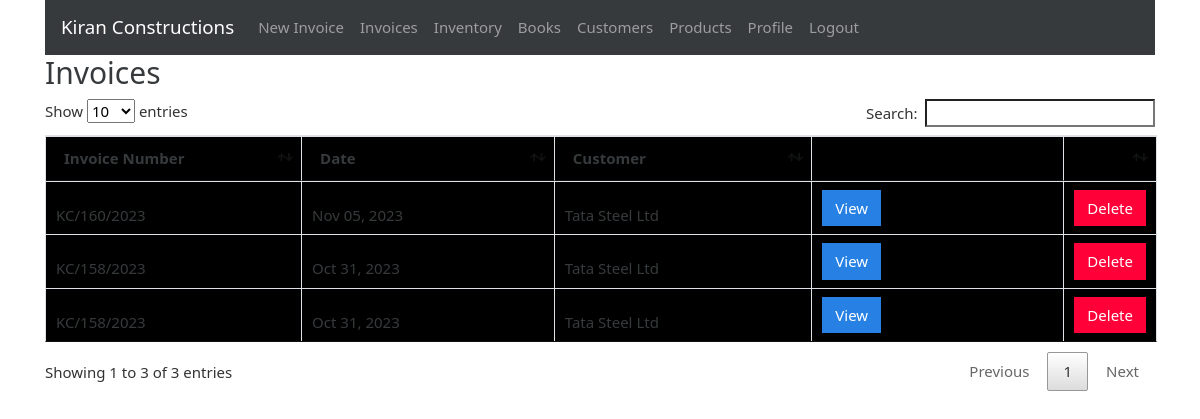
Before: /invoices (signed in) with the older database file.
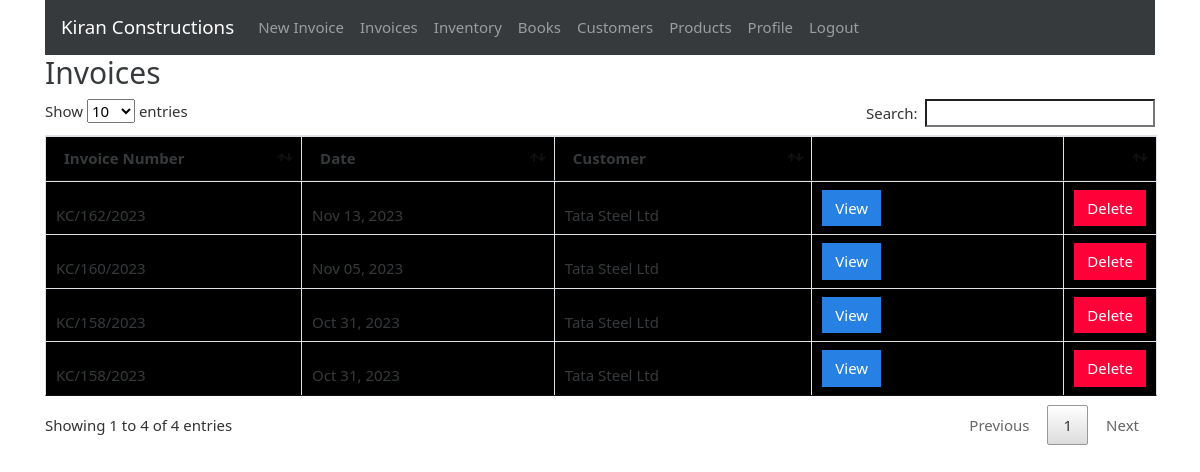
After: the same page with the newer database file.
### gstbillingapp/models.py (models this page shows, shortened)
class Invoice(models.Model):
    user = models.ForeignKey(User, null=True, blank=True, on_delete=models.SET_NULL)
    invoice_number = models.CharField(max_length=200, blank=True, null=True)
    invoice_date = models.DateField()
    invoice_customer = models.ForeignKey(
        'Customer',
        on_delete=models.SET_NULL,
        null=True
    )
    invoice_json = models.TextField()
    inventory_reflected = models.BooleanField(default=True)
    books_reflected = models.BooleanField(default=True)

class Customer(models.Model):
    user = models.ForeignKey(User, null=True, blank=True, on_delete=models.SET_NULL)
    customer_name = models.CharField(max_length=200)
    customer_address = models.TextField(max_length=600, blank=True, null=True)
    customer_phone = models.CharField(max_length=14, blank=True, null=True)
    customer_gst = models.CharField(max_length=15, blank=True, null=True)
    def __str__(self):
        return self.customer_name

### gstbillingapp/views.py (the view)
# urls.py: path('invoices', views.invoices, name='invoices'),
@login_required
def invoices(request):
    context = {}
    context['invoices'] = Invoice.objects.filter(user=request.user).order_by('-id')
    return render(request, 'gstbillingapp/invoices.html', context)

### Gst-Billing-Python-Django/gstbillingapp/templates/gstbillingapp/invoices.html (shortened to what this page needs)
{% extends "gstbillingapp/base.html" %}
{% load static %}
{% block content %}
		<h2>Invoices</h2>
		<table class="table table-bordered" id="invoice-table">
		<thead>
			<tr>
				<th>Invoice Number</th>
				<th>Date</th>
				<th>Customer</th>
				<th></th>
				<th></th>
			</tr>
		</thead>
		<tbody class="two-col-form">
			{% for invoice in invoices %}
			<tr>
 				<td>{{invoice.invoice_number}}</td>
 				<td>{{invoice.invoice_date}}</td>
 				<td>{{invoice.invoice_customer}}</td>
				 <td><a href="{% url 'invoice_viewer' invoice.id %}"><button type="button" class="btn btn-primary">View</button></a></td>
				 <td><button type="button" class="btn btn-danger" data-toggle="modal" data-target="#invoiceDeleteModal" data-invoice-id="{{invoice.id}}" data-invoice-number="{{invoice.invoice_number}}, for {{invoice.invoice_customer}}">Delete</button></td>
			</tr>
			{% endfor %}
		</tbody>
		</table>
{% endblock %}

Changed rows visible on the page:
added Invoice: invoice_number "KC/162/2023", invoice_date "Nov 13, 2023", invoice_customer "Tata Steel Ltd"
Other visible differences:
text written by a page script: "Show entries Search: Showing 1 to 3 of 3 entries Previous 1 Next" → "Show entries Search: Showing 1 to 4 of 4 entries Previous 1 Next"
